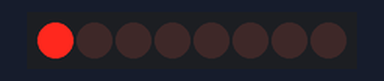
A sketch run on a simulated Arduino Uno, built with avr-gcc and run on an emulated ATmega328P. Shown: 8 shift-register outputs drawn as a row of LEDs (first output left, lit = HIGH). Wiring (inferred from the names in the program): shift register (74HC595): data pin 2; shift clock pin 4; latch pin 3. Wiring (inferred from the signals the program sends): row of LEDs: on Q0, Q1, Q2, Q3, Q4, Q5, Q6, Q7.

Above: at 0.1 s.
Timing chart, 0 to 6.0 s (numbered marks = the images above):
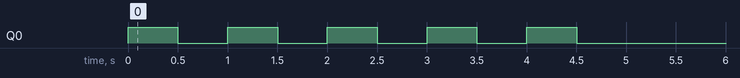

The sketch:

ex_21.ino
```cpp
#define DATA 2
#define CLOCK 4
#define LATCH 3

void setup(){
  configuraPinos();
  desligaLeds();

  for(int c=1; c<=5; c++){
    desligaLeds();
    exibeBitMSB(228);
    delay(500);
    desligaLeds();
    exibeBitMSB(125);
    delay(500);
  }

}

void loop(){

}

// *--------* FUNÇÕES *--------* //

void exibeBitMSB(int valor){
  int led = valor & 128;
  shiftOut(DATA, CLOCK, LSBFIRST, led);
  enviaPulso(LATCH);
}

void configuraPinos(){
  pinMode(DATA, OUTPUT);
  pinMode(CLOCK, OUTPUT);
  pinMode(LATCH, OUTPUT);

  digitalWrite(CLOCK, 0);
  digitalWrite(LATCH, 0);
}

void desligaLeds(){
  shiftOut(DATA, CLOCK, MSBFIRST, B00000000);
  enviaPulso(LATCH);
}

void enviaPulso(int pino){
  digitalWrite(pino, 1);
  digitalWrite(pino, 0);
}
```
